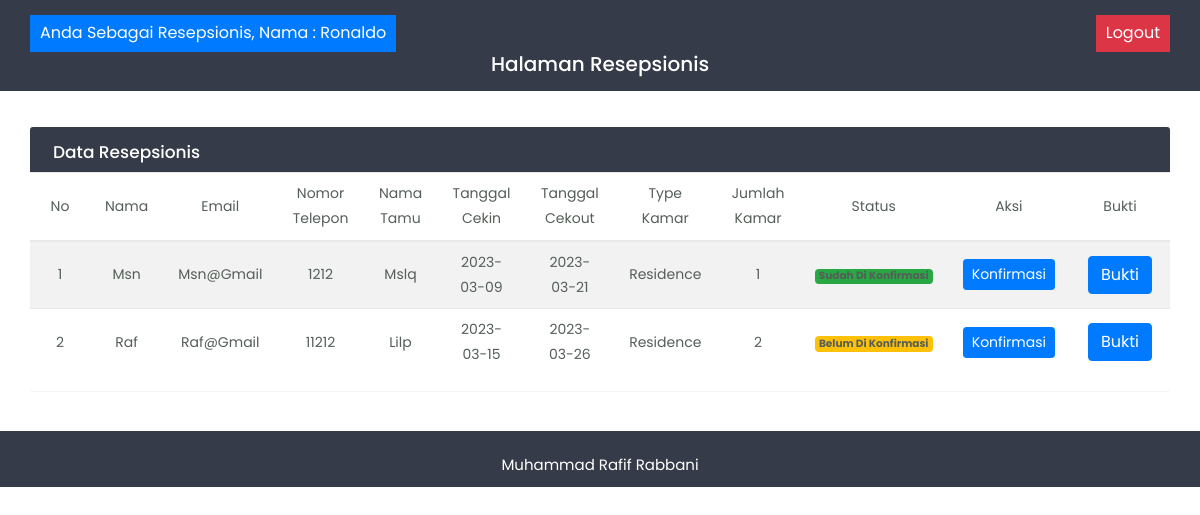
The page /weblab/resepsionis.php (signed in) on the database its author committed.
### tables this page shows
CREATE TABLE `pemesanan` (
  `id_pesanan` int(11) NOT NULL,
  `nama_pemesan` varchar(225) NOT NULL,
  `email_pemesan` varchar(225) NOT NULL,
  `hp_pemesan` varchar(225) NOT NULL,
  `nama_tamu` varchar(225) NOT NULL,
  `cek_in` varchar(225) NOT NULL,
  `cek_out` varchar(225) NOT NULL,
  `jml_kamar` varchar(225) NOT NULL,
  `id_kamar` int(11) NOT NULL,
  `status` varchar(20) NOT NULL,
  `nama_lengkap` varchar(50) NOT NULL,
  `no_ktp` int(11) NOT NULL
);

CREATE TABLE `kamar` (
  `id_kamar` int(11) NOT NULL,
  `type_kamar` varchar(50) NOT NULL,
  `jumlah_kamar` int(50) NOT NULL,
  `status` varchar(20) NOT NULL,
  `harga` int(50) NOT NULL,
  `foto` varchar(50) NOT NULL
);

### weblab/controller.php (called while the page is built, shortened)
<?php
require 'koneksi.php';
$data4 = mysqli_query($koneksi,"SELECT * FROM pemesanan");
$rows4 = [];
while($row = mysqli_fetch_assoc($data4)){
	$rows4[] = $row;
}
?>

### weblab/resepsionis.php (the view, shortened to what this page needs)
<?php
include 'controller.php';
include 'koneksi.php';
?>
<!doctype html>
<html lang="en">
  <head>
        <link rel="stylesheet" href="css/bootstrap.min.css">
        <link rel="stylesheet" href="css/custom.css">
  </head>
  <body>
<div class="wrapper">
		<div id="content" style="width:100%;">
		   <div class="top-navbar">
		      <div class="xp-topbar">
                <div class="row">
                      <div class="col d-flex justify-content-center ">
                            <div class="xp-profilebar text-center d-flex justify-content-between" style="width:100%">
                                <nav class="navbar p-0">
                                  <ul class="nav navbar-nav flex-row ml-auto ">
                                    <li class="dropdown nav-item active">
                                        <a class="nav-link bg-primary" href="#" >
                                        Anda Sebagai <?= $_SESSION['akses'] ?>, Nama :
                                        <?= $_SESSION['resepsionis']; ?>
                                        </a>
                                    </li>
                                  </ul>
                                </nav>
                                <nav class="navbar p-0">
                                  <ul class="nav navbar-nav flex-row ml-auto  ">
                                    <li class="dropdown nav-item active ">
                                        <a class="nav-link bg-danger" href="../logout.php" >
                                        Logout
                                        </a>
                                    </li>
                                   </ul>
                                </nav>
                            </div>
                        </div>
                </div>
            </div>
              <div class="xp-breadcrumbbar text-center">
                <h4 class="page-title">Halaman Resepsionis</h4>
              </div>
		   </div>
		   <div class="main-content">
			  <div class="row">
<div class="col-md-12">
  <div class="text-center tab-content" id="myTabContent">
	<div class="table-wrapper  tab-pane fade show active" id="home" role="tabpanel" aria-labelledby="home-tab" >
        <div class="table-title">
        <div class="row">
            <div class="col-sm-6 p-0 d-flex justify-content-lg-start justify-content-center">
            <h2 class="ml-lg-2">Data Resepsionis</h2>
            </div>
        </div>
        </div>
        <table class="table table-striped table-hover">
        <thead>
            <tr>
            <th>No</th>
            <th>Nama</th>
            <th>Email</th>
            <th>Nomor Telepon</th>
            <th>Nama Tamu</th>
            <th>Tanggal Cekin</th>
            <th>Tanggal Cekout</th>
            <th>Type Kamar</th>
            <th>Jumlah Kamar</th>
            <th>Status</th>
            <th>Aksi</th>
            <th>Bukti</th>
            </tr>
        </thead>
        <tbody>
           <?php $i = 1;  foreach($rows4 as $rsp) { ?>
            <?php $id_kamar = $rsp['id_kamar'];
                 $result = mysqli_query($koneksi,"SELECT * FROM kamar WHERE id_kamar = $id_kamar");
                 $type_kamar = mysqli_fetch_assoc($result)['type_kamar'];
                 $id_pemesanan = $rsp['id_pesanan'];
                 $cek_transaksi = mysqli_query($koneksi,"SELECT * FROM transaksi WHERE id_pesanan = '$id_pemesanan'");
                 if(mysqli_num_rows($cek_transaksi) > 0){
                  $cek_foto = 2;
                 }
                 else{
                  $cek_foto = 1;
                 }
            ?>
            <tr>
              <th><?= $i ?></th>
              <th><?= $rsp['nama_pemesan'] ?></th>
              <th><?= $rsp['email_pemesan'] ?></th>
              <th><?= $rsp['hp_pemesan'] ?></th>
              <th><?= $rsp['nama_tamu'] ?></th>
              <th><?= $rsp['cek_in'] ?></th>
              <th><?= $rsp['cek_out'] ?></th>
              <th><?= $type_kamar ?></th>
              <th><?= $rsp['jml_kamar'] ?></th>
              <?php if( $rsp['status'] == 1) {?>
              <th> <span class="badge bg-warning">Belum di Konfirmasi</span></th>
              <?php } else { ?>
               <th> <span class="badge bg-success">Sudah di Konfirmasi</span></th>
               <?php } ?>
               <th>
                   <?php if($cek_foto == 2){ ?>
                         <form action="" method="POST">
                            <button type="submit" name="konfirmasi" class="btn btn-sm btn-primary" onclick="return confirm('Anda Ingin Konfirmasi?');" >Konfirmasi</button>
                          </form>
                    <?php } else{ ?>
                      <button type="button" name="konfirmasi" class="btn btn-sm btn-danger">Konfirmasi</button>
                    <?php }?>
               </th>
               <th><a href="#foto_pesan<?= $rsp['id_pesanan'] ?>" class="btn btn-primary" data-toggle="modal" >Bukti</a></th>
              </tr>
            <?php  $i++; } ?>
        </tbody>
        </table>
      </div>
</div>
</div>
			  </div>
		</div>
		<footer class="footer">
			    <div class="container-fluid">
				       <div class="footer-in">
                 <p class="mb-0">Muhammad Rafif Rabbani</p>
                </div>
				</div>
			 </footer>
</div>
</div>
  </body>
  </html>

### weblab/css/custom.css (style rules this page uses)
body,html { line-height:1.8; font-family:'Poppins',sans-serif; color:#555e58; text-transform:capitalize; font-weight:400; margin:0px; padding:0px; }
p { font-size:15px; margin:12px 0 0; line-height:24px; }
a { color:#333; font-weight:400; }
button { cursor:pointer; }
ul,ol { padding:0px; margin:0px; list-style:none; }
a,a:hover,a:focus { color:#333; text-decoration:none; transition:all 0.3s; }
.wrapper { position:relative; width:100%; overflow:auto; }
@media only screen and (min-width:992px) { #content { width:calc(100% - 260px); position:relative; float:right; transition:all 0.3s; } }
#content { position:relative; transition:all 0.5s; background-attachment:#f9fafc; }
.top-navbar { width:100%; z-index:9; position:relative; padding:15px 30px; background-color:#353b48; }
.xp-breadcrumbbar .page-title { font-size:20px; color:#fff; margin-bottom:0; margin-top:0; }
.main-content { padding:30px 30px 0px 30px; }
.navbar { background-color:#353B48; color:#fff; }
.navbar-nav > li.active { color:#fff; border-radius:4px; background-color:rgba(0,0,0,0.08); }
.navbar-nav > li > a { color:#fff; }
.navbar-nav li a { position:relative; display:block; padding:4px 10px!important; }
.table-wrapper { background-color: #fff; margin:6px 0px 40px 0px; width: 100%; overflow: auto; border-radius: 3px; box-shadow: 0 1px 1px rgb(0 0 0 / 5%); }
.table-title { background:#353b48; color:#fff; position:sticky; top:0; width:100%; left:0; padding:10px 30px; border-radius:0px 0px 0 0; }
.table-title h2 { margin:5px 0 0; font-size:17px; }
table.table tr th, table.table tr td { border-color:#e9e9e9; padding:8px 15px; font-size:14px; font-weight: 400; vertical-align:middle; }
table.table tr th:first-child { width:60px; }
table.table tr th:last-child { width:100px; }
footer { background-color:#353b48; color:#fff; text-align:center; padding:10px 30px; position:relative; width:100%; }

### rows shown on the page
pemesanan: nama_pemesan "Msn", email_pemesan "Msn@gmail", hp_pemesan "1212", nama_tamu "Mslq", cek_in "2023-03-09", cek_out "2023-03-21", id_kamar.type_kamar "Residence", jml_kamar "1", status "Sudah Di Konfirmasi"
pemesanan: nama_pemesan "Raf", email_pemesan "Raf@gmail", hp_pemesan "11212", nama_tamu "Lilp", cek_in "2023-03-15", cek_out "2023-03-26", id_kamar.type_kamar "Residence", jml_kamar "2", status "Belum Di Konfirmasi"

### other values the page prints
$_SESSION['akses'] "Resepsionis"
$_SESSION['resepsionis'] "Ronaldo"
